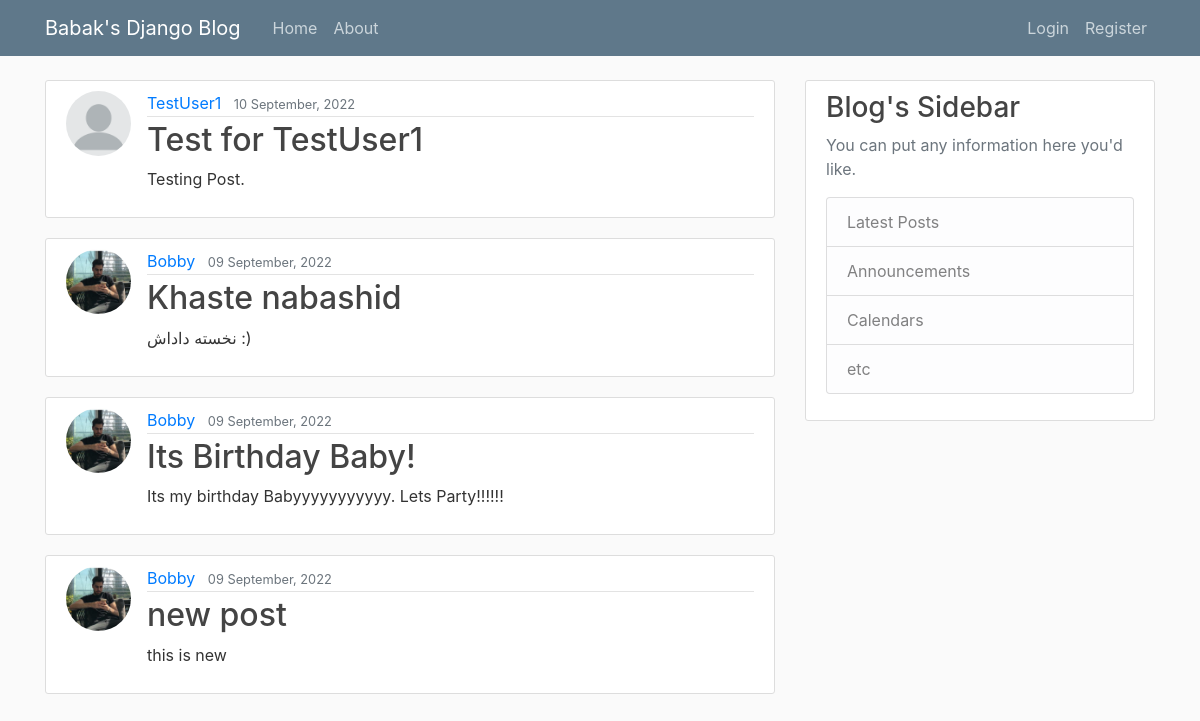
The app's page /, older data.
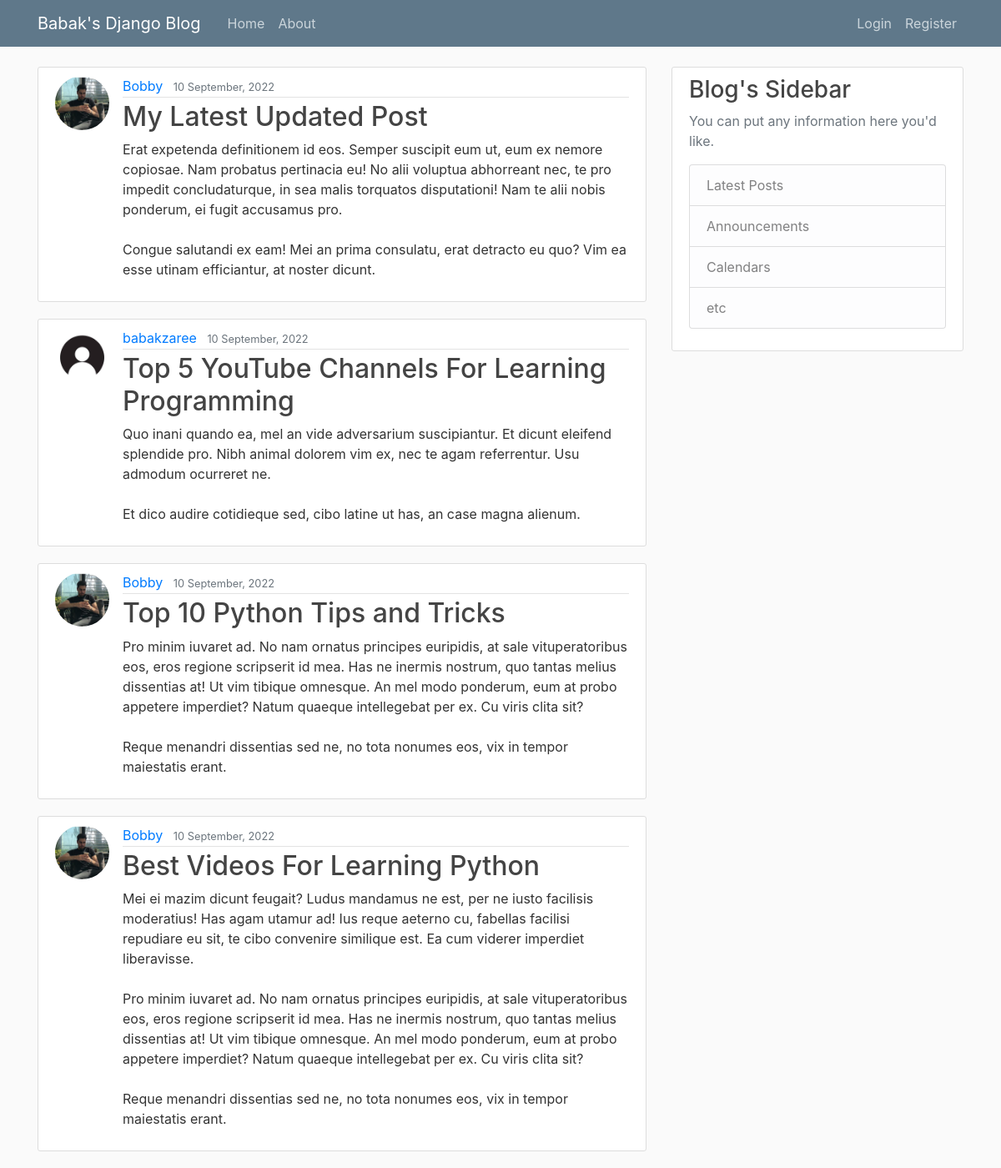
The same page, newer data.
### blog/models.py (models this page shows, shortened)
class Post(models.Model):
    title = models.CharField(max_length= 100)
    content = models.TextField()
    date_posted = models.DateTimeField(default=timezone.now)
    author = models.ForeignKey(User, on_delete=models.CASCADE)

### users/models.py (models this page shows, shortened)
class Profile(models.Model):
    user = models.OneToOneField(User, on_delete=models.CASCADE)
    image = models.ImageField(default='default.jpg', upload_to='profile_pics')

### blog/views.py (the view)
# urls.py: path('', PostListView.as_view(), name='blog-home'),
class PostListView(ListView):
    model = Post
    template_name ='blog/home.html'
    context_object_name = 'posts'
    ordering = ['-date_posted']
    paginate_by = 4

### blog/templates/blog/home.html
{% extends "blog/base.html" %}
{% block content %}
    {% for post in posts %}
        <article class="media content-section">
          <img class="rounded-circle article-img" src="{{ post.author.profile.image.url }}">
          <div class="media-body">
            <div class="article-metadata">
              <a class="mr-2" href="#">{{ post.author }}</a>
              <small class="text-muted">{{ post.date_posted|date:"d F, Y" }}</small>
            </div>
            <h2><a class="article-title" href={% url 'post-detail' post.id %}>{{ post.title }}</a></h2>
            <p class="article-content">{{ post.content }}</p>
          </div>
        </article>
    {% endfor %}
{% endblock content %}

Row changes from the older to the newer data that the page shows:
no longer on this page (row unchanged): Post: author.profile.image (placeholder picture), author "TestUser1", date_posted "10 September, 2022", title "Test for TestUser1", content "Testing Post."
no longer on this page (row unchanged): Post: author.profile.image (picture), author "Bobby", date_posted "09 September, 2022", title "Khaste nabashid", content "نخسته داداش :)"
no longer on this page (row unchanged): Post: author.profile.image (picture), author "Bobby", date_posted "09 September, 2022", title "Its Birthday Baby!", content "Its my birthday Babyyyyyyyyyyy. Lets Party!!!!!!"
no longer on this page (row unchanged): Post: author.profile.image (picture), author "Bobby", date_posted "09 September, 2022", title "new post", content "this is new"
added Post: author.profile.image (picture), author "Bobby", date_posted "10 September, 2022", title "My Latest Updated Post", content "Erat expetenda definitionem id eos. Semper suscipit eum ut, eum ex nemore copiosae. Nam probatus pertinacia eu! No alii voluptua abhorreant nec, te pro impedit concludaturque, in sea malis torquatos disputationi! Nam te alii nobis ponderum, ei fugit accusamus pro. Congue salutandi ex eam! Mei an prima consulatu, erat detracto eu quo? Vim ea esse utinam efficiantur, at noster dicunt."
added Post: author.profile.image (placeholder picture), author "babakzaree", date_posted "10 September, 2022", title "Top 5 YouTube Channels For Learning Programming", content "Quo inani quando ea, mel an vide adversarium suscipiantur. Et dicunt eleifend splendide pro. Nibh animal dolorem vim ex, nec te agam referrentur. Usu admodum ocurreret ne. Et dico audire cotidieque sed, cibo latine ut has, an case magna alienum."
added Post: author.profile.image (picture), author "Bobby", date_posted "10 September, 2022", title "Top 10 Python Tips and Tricks", content "Pro minim iuvaret ad. No nam ornatus principes euripidis, at sale vituperatoribus eos, eros regione scripserit id mea. Has ne inermis nostrum, quo tantas melius dissentias at! Ut vim tibique omnesque. An mel modo ponderum, eum at probo appetere imperdiet? Natum quaeque intellegebat per ex. Cu viris clita sit? Reque menandri dissentias sed ne, no tota nonumes eos, vix in tempor maiestatis erant."
added Post: author.profile.image (picture), author "Bobby", date_posted "10 September, 2022", title "Best Videos For Learning Python", content "Mei ei mazim dicunt feugait? Ludus mandamus ne est, per ne iusto facilisis moderatius! Has agam utamur ad! Ius reque aeterno cu, fabellas facilisi repudiare eu sit, te cibo convenire similique est. Ea cum viderer imperdiet liberavisse. Pro minim iuvaret ad. No nam ornatus principes euripidis, at sale vituperatoribus eos, eros regione scripserit id mea. Has ne inermis nostrum, quo tantas melius dissentias at! Ut vim tibique omnesque. An mel modo ponderum, eum at probo appetere imperdiet? Natum quaeque intellegebat per ex. Cu viris clita sit? Reque menandri dissentias sed ne, no tota nonumes eos, vix in tempor maiestatis erant."
